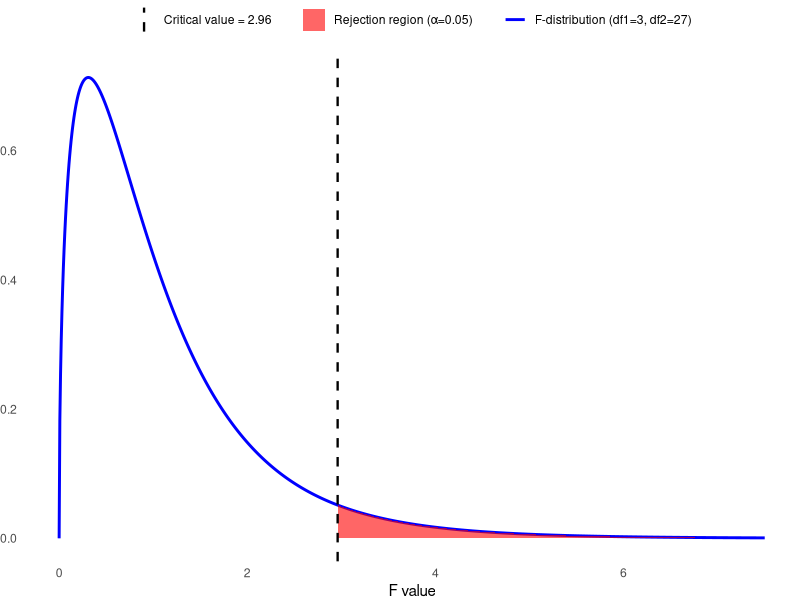
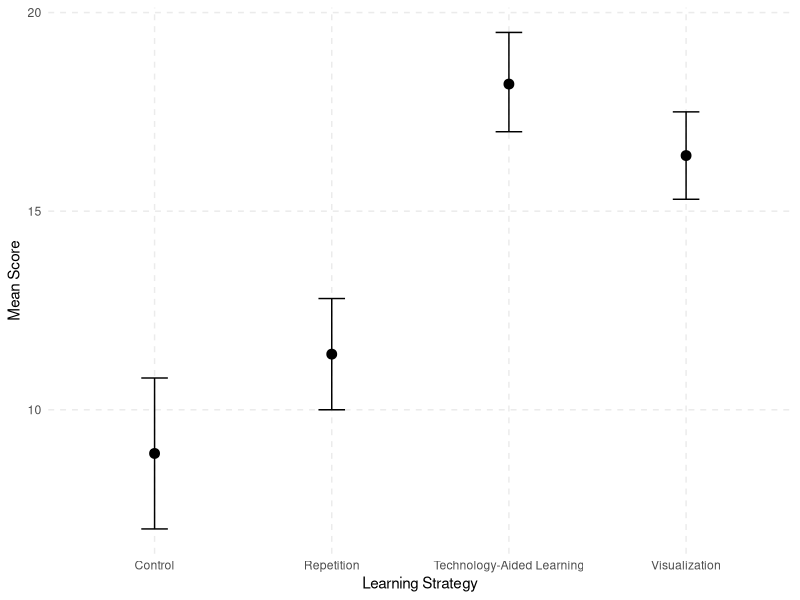
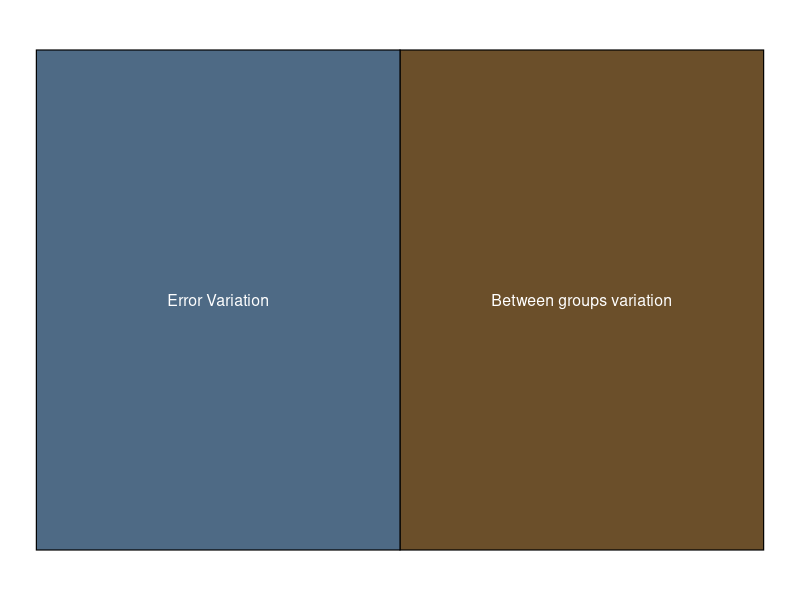
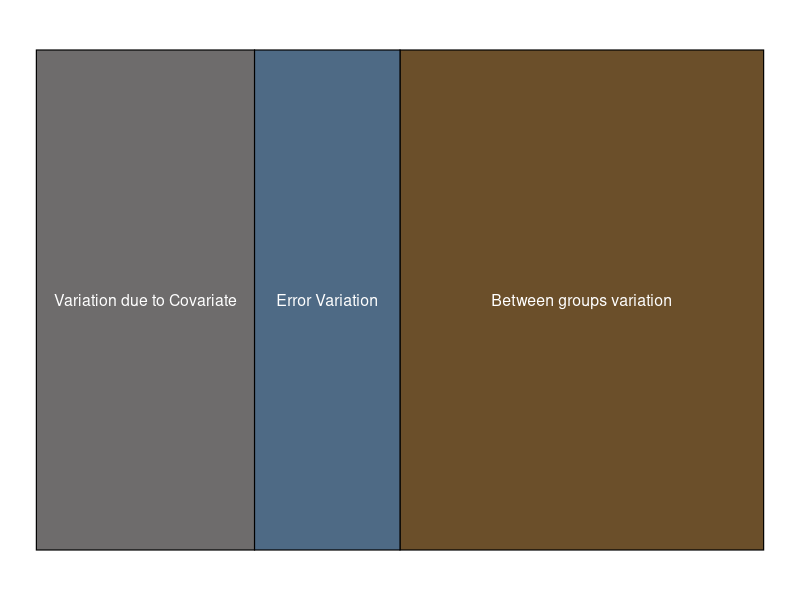
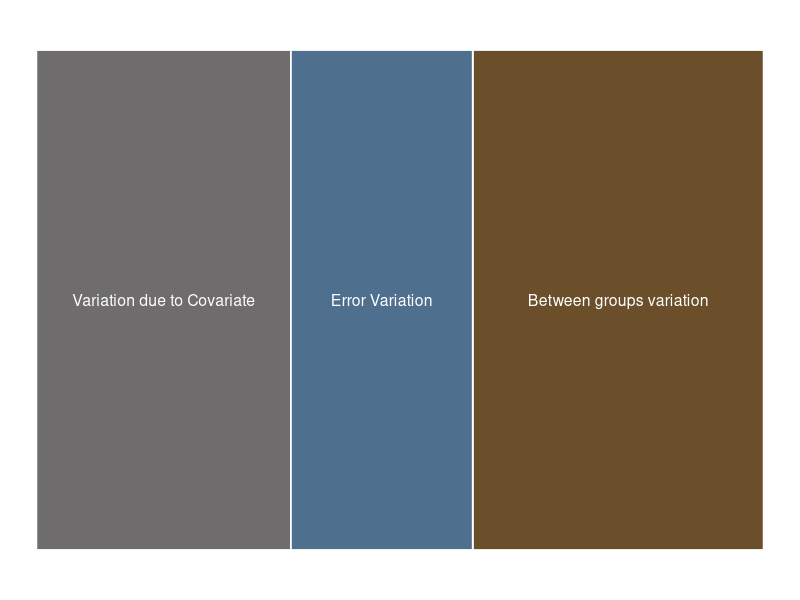
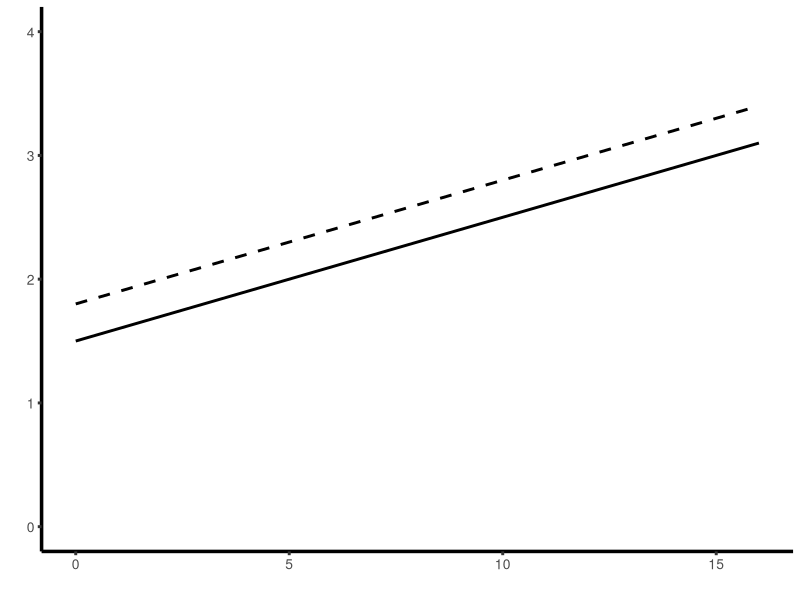
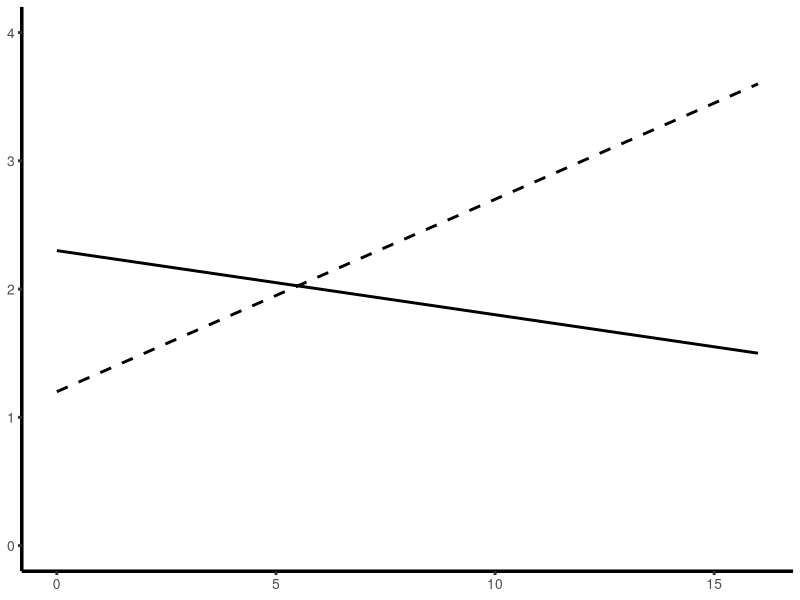

These charts were generated, in order, by the following R code:
## ---- chunk 1
#| echo: false
#| message: false
#| warning: false
#| fig-align: center
#| fig-width: 8
#| fig-height: 4
#| fig-cap: "Figure 13.1 F-distribution with rejection region"

library(ggplot2)

# Parameters
df1 <- 3
df2 <- 27
alpha <- 0.05
f_crit <- qf(1 - alpha, df1, df2)

# Data
x <- seq(0, 7.5, length.out = 1000)
y <- df(x, df1, df2)
df_data <- data.frame(x, y)

# Plot
ggplot(df_data, aes(x = x, y = y)) +
  
  # F curve (blue)
  geom_line(aes(color = "F-distribution (df1=3, df2=27)"), linewidth = 1) +
  
  # Rejection region (red)
  geom_area(
    data = subset(df_data, x >= f_crit),
    aes(fill = "Rejection region (α=0.05)"),
    alpha = 0.6
  ) +
  
  # Critical value line (black dashed)
  geom_vline(
    aes(xintercept = f_crit, linetype = "Critical value = 2.96"),
    linewidth = 0.8
  ) +
  
  scale_color_manual(values = c("F-distribution (df1=3, df2=27)" = "blue")) +
  scale_fill_manual(values = c("Rejection region (α=0.05)" = "red")) +
  scale_linetype_manual(values = c("Critical value = 2.96" = "dashed")) +
  
  labs(
    x = "F value",
    y = NULL,
    color = NULL,
    fill = NULL,
    linetype = NULL
  ) +
  
  coord_cartesian(xlim = c(0, 7.5)) +
  
  theme_minimal() +
  theme(
    panel.grid = element_blank(),
    plot.margin = margin(0, 0, 0, 0),
    axis.title.y = element_blank(),
    legend.position = "top"
  )
## ---- chunk 2
#| echo: false
#| message: false
#| warning: false
#| fig-align: center
#| fig-width: 7
#| fig-height: 5
#| fig-cap: "Figure 13.2 Mean scores with confidence intervals by learning strategy"

library(ggplot2)

# Data (from your table)
data <- data.frame(
  Strategy = c("Repetition", "Visualization", "Technology-Aided Learning", "Control"),
  Mean = c(11.4, 16.4, 18.2, 8.9),
  Lower = c(10.0, 15.3, 17.0, 7.0),   # approx CI lower
  Upper = c(12.8, 17.5, 19.5, 10.8)   # approx CI upper
)

# Plot
ggplot(data, aes(x = Strategy, y = Mean)) +
  
  geom_point(size = 3) +
  
  geom_errorbar(
    aes(ymin = Lower, ymax = Upper),
    width = 0.15
  ) +
  
  labs(
    x = "Learning Strategy",
    y = "Mean Score"
  ) +
  
  theme_minimal() +
  theme(
    panel.grid.major = element_line(linetype = "dashed"),
    panel.grid.minor = element_blank()
  )
## ---- chunk 3
#| echo: false
#| message: false
#| warning: false
#| fig-align: center
#| fig-width: 8
#| fig-height: 0.8
#| fig_cap: "Figure 13.3" 
library(ggplot2)

# Data
df <- data.frame(
  category = c("Between groups variation", "Error Variation"),
  value = c(50, 50)
)

ggplot(df, aes(x = "", y = value, fill = category)) +
  
  # Main bar with thin border
  geom_bar(stat = "identity", width = 1, color = "black", linewidth = 0.4) +
  
  coord_flip() +
  
  scale_fill_manual(values = c(
    "Between groups variation" = "#6b4f2a",
    "Error Variation" = "#4e6a85"
  )) +
  
  theme_void() +
  theme(
    legend.position = "none",
    plot.margin = margin(0, 0, 0, 0)
  ) +
  
  # Labels
  geom_text(
    aes(label = category),
    position = position_stack(vjust = 0.5),
    color = "white",
    size = 4
  )
## ---- chunk 4
#| echo: false
#| message: false
#| warning: false
#| fig-align: center
#| fig-width: 8
#| fig-height: 0.8
#| fig-cap: "Figure 13.4"

library(ggplot2)

# Data (adjust proportions if needed)
df <- data.frame(
  category = c(
    "Between groups variation",
    "Variation due to Covariate",
    "Error Variation"
  ),
  value = c(50, 30, 20)
)

ggplot(df, aes(x = "", y = value, fill = category)) +
  
  geom_bar(stat = "identity", width = 1, color = "black", linewidth = 0.4) +
  
  coord_flip() +
  
  scale_fill_manual(values = c(
    "Between groups variation" = "#6b4f2a",   # brown
    "Variation due to Covariate" = "#6e6c6c", # light gray
    "Error Variation" = "#4e6a85"             # blue
  )) +
  
  theme_void() +
  theme(
    legend.position = "none",
    plot.margin = margin(0, 0, 0, 0)
  ) +
  
  geom_text(
    aes(label = category),
    position = position_stack(vjust = 0.5),
    color = "white",
    size = 4
  )
## ---- chunk 5
#| echo: false
#| message: false
#| warning: false
#| fig-align: center
#| fig-width: 8
#| fig-height: 0.8
#| fig-cap: "Figure 13.5"

library(ggplot2)

# Data
df <- data.frame(
  category = c(
    "Between groups variation",
    "Variation due to Covariate",
    "Error Variation"
  ),
  value = c(40, 35, 25)
)

ggplot(df, aes(x = "", y = value, fill = category)) +
  
  geom_bar(stat = "identity", width = 1, color = "white", linewidth = 0.6) +
  
  coord_flip() +
  
  scale_fill_manual(values = c(
    "Between groups variation" = "#6b4f2a",   # brown
    "Variation due to Covariate" = "#6e6c6c", # darker gray (matches image)
    "Error Variation" = "#4f6f8f"             # muted blue
  )) +
  
  theme_void() +
  theme(
    legend.position = "none",
    plot.margin = margin(0, 0, 0, 0)
  ) +
  
  geom_text(
    aes(label = category),
    position = position_stack(vjust = 0.5),
    color = "white",
    size = 4
  )
## ---- chunk 6
#| echo: false
#| message: false
#| warning: false
#| fig-align: center
#| fig-width: 6
#| fig-height: 4
#| fig-cap: "Figure 13.7"

library(ggplot2)

# Data (constructed to match the visual)
x <- seq(0, 16, length.out = 100)

df <- data.frame(
  x = x,
  y1 = 1.5 + 0.10 * x,   # solid line
  y2 = 1.8 + 0.10 * x    # dashed line (parallel, slightly higher)
)

ggplot(df, aes(x = x)) +
  
  # Solid line
  geom_line(aes(y = y1), linewidth = 1) +
  
  # Dashed line
  geom_line(aes(y = y2), linewidth = 1, linetype = "dashed") +
  
  labs(
    x = "",
    y = ""
  ) +
  
  # Axis limits to match look
  coord_cartesian(xlim = c(0, 16), ylim = c(0, 4)) +
  
  # Classic theme for axis-only look
  theme_classic() +
  
  theme(
    axis.line = element_line(linewidth = 1.2),   # thicker axes
    axis.ticks = element_line(linewidth = 1),
    axis.text = element_text(size = 10),
    plot.margin = margin(5, 5, 5, 5)
  )
## ---- chunk 7
#| echo: false
#| message: false
#| warning: false
#| fig-align: center
#| fig-width: 6
#| fig-height: 4
#| fig-cap: "Figure 13.8"

library(ggplot2)

# Data to match the visual
x <- seq(0, 16, length.out = 100)

df <- data.frame(
  x = x,
  y_solid = 2.3 - 0.05 * x,   # decreasing solid line
  y_dashed = 1.2 + 0.15 * x   # increasing dashed line
)

ggplot(df, aes(x = x)) +
  
  # Solid decreasing line
  geom_line(aes(y = y_solid), linewidth = 1) +
  
  # Dashed increasing line
  geom_line(aes(y = y_dashed), linewidth = 1, linetype = "dashed") +
  
  coord_cartesian(xlim = c(0, 16), ylim = c(0, 4)) +
  
  theme_classic() +
  
  theme(
    axis.line = element_line(linewidth = 1.2),   # thick axes
    axis.ticks = element_line(linewidth = 1),
    axis.text = element_text(size = 10),
    plot.margin = margin(5, 5, 5, 5)
  ) +
  
  labs(x = NULL, y = NULL)
